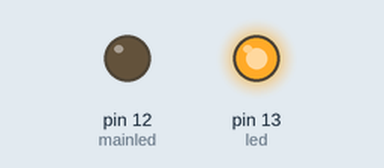
The sketch below on a simulated Arduino Uno, built with avr-gcc and run on an emulated ATmega328P. Parts: output pins drawn as LEDs (lit = HIGH).

Above: at 1.0 s.
At 3.0 s:
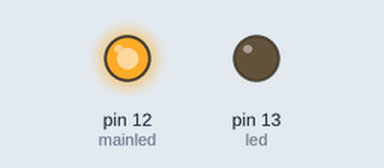
Timing chart, 0 to 5.2 s (numbered marks = the images above):
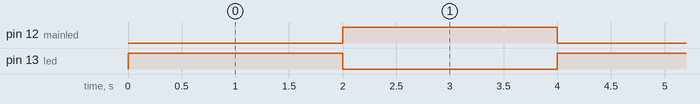

Measured:
- by itself, pin 12 (mainled), pin 13 (led): alternates HIGH for 2.0 s and LOW for 2.0 s

The sketch:

adafruit_test_circuit.ino
```cpp
// Consumption:
// @ 0.865A with 5.1V

int led = 13;
int mainled = 12;

// the setup function runs once when you press reset or power the board
void setup() {
  // initialize digital pin 13 as an output.
  pinMode(led, OUTPUT);
  pinMode(mainled, OUTPUT);
}
// the loop function runs over and over again forever
void loop() {
  digitalWrite(led, HIGH);  // turn the LED on (HIGH is the voltage level)
  digitalWrite(mainled, LOW);  // turn the LED off (LOW is the voltage level)
  delay(2000);  // wait for a second
  digitalWrite(led, LOW);  // turn the LED off by making the voltage LOW
  digitalWrite(mainled, HIGH);  // turn the LED on (HIGH is the voltage level)
  delay(2000); // wait for a second
}
```
